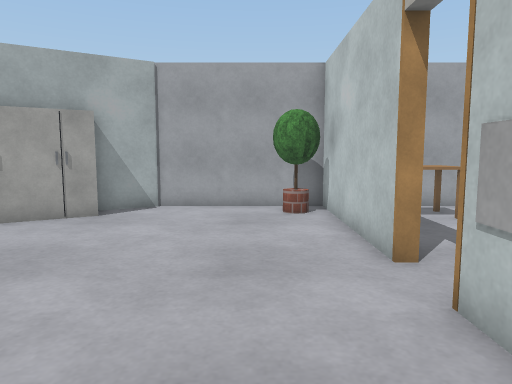
[1] (above)

21 first-person views from a walk through a Webots world. The camera is 0.9 m above the floor, tilts 6° down and sees 70° across. The floor is counted in squares, 0.5 m on a side. Each view is taken from the middle of a square. On the plan, view 1 faces up. The plan holds only what a view shows up to about 18 squares ahead; the rest is blank. The robots in the file are not drawn. Simple shapes and patterns stand in for the simulator's stock objects. Door leaves are left out.

[2]
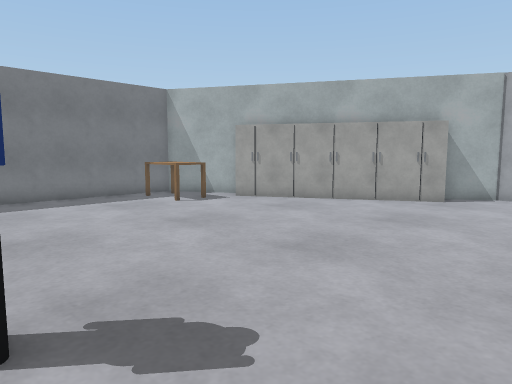

[3]
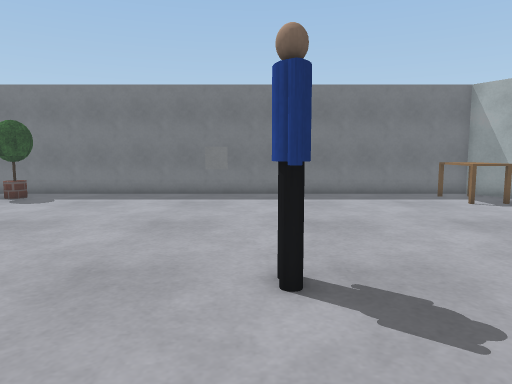

[4]
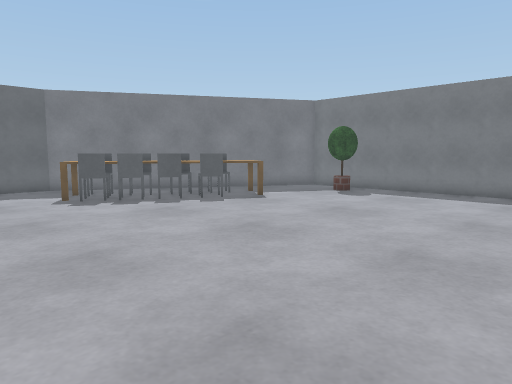

[5]
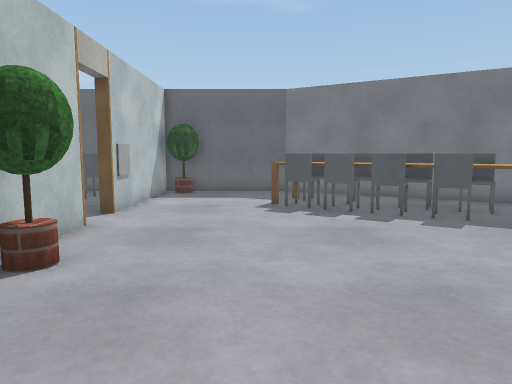

[6]
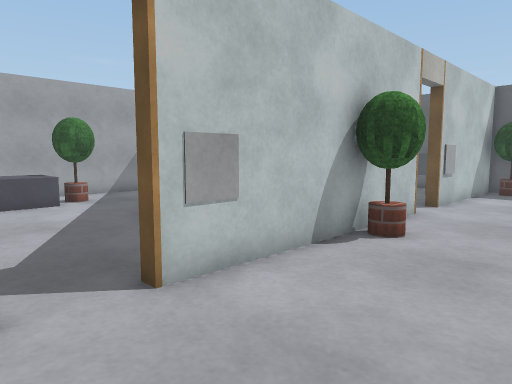

[7]
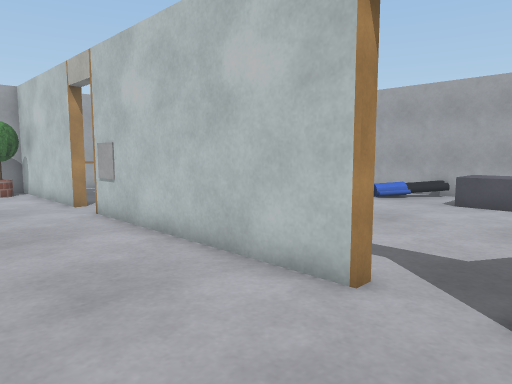

[8]
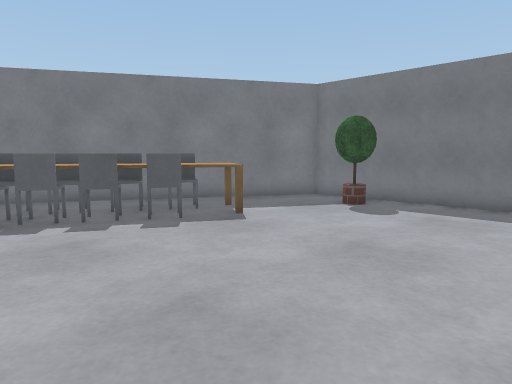

[9]
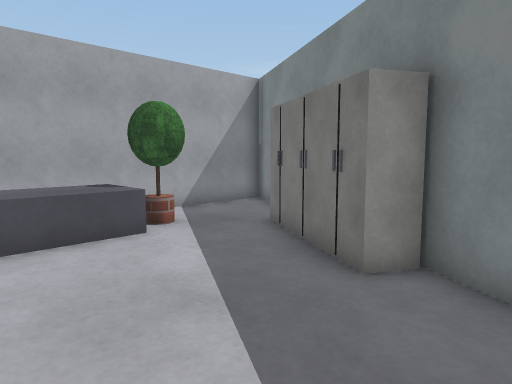

[10]
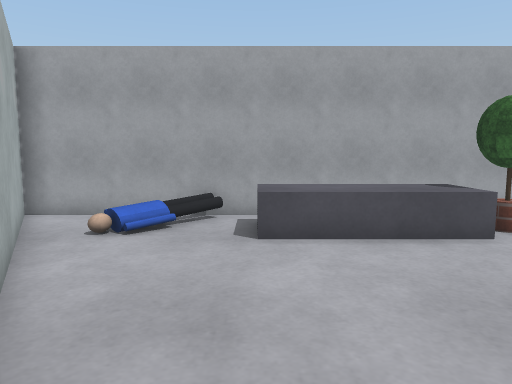

[11]
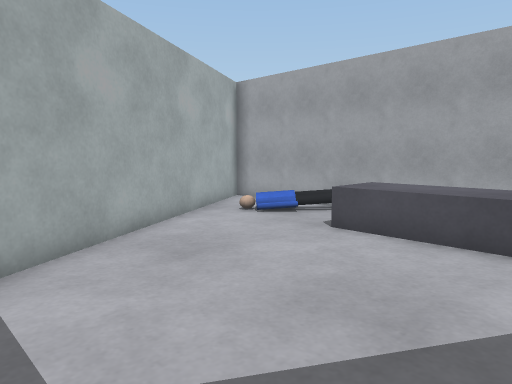

[12]
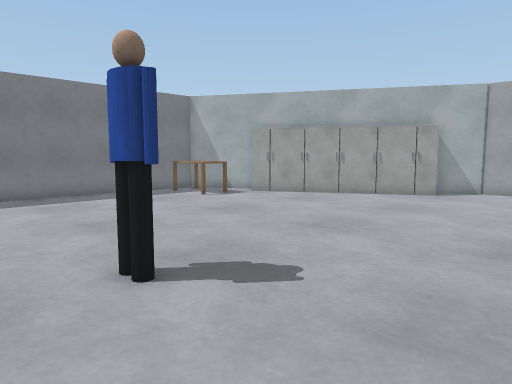

[13]
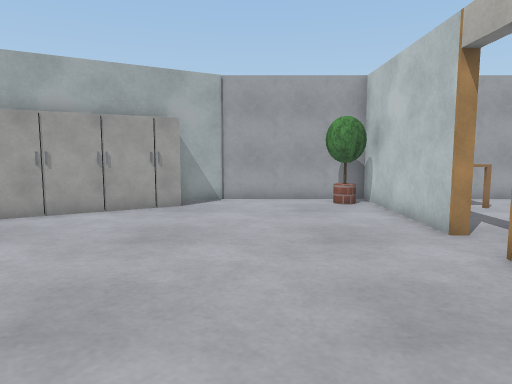

[14]
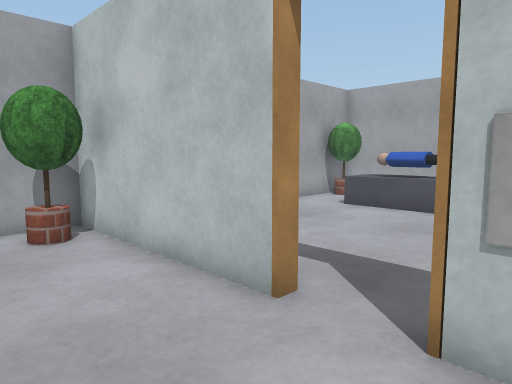

[15]
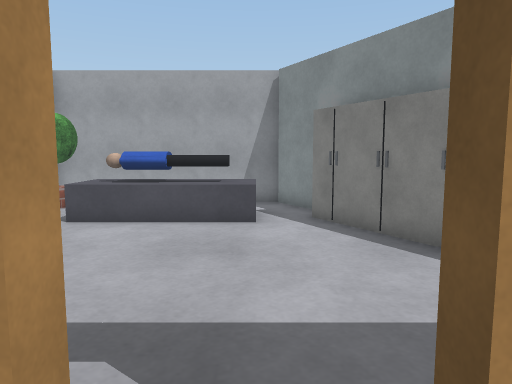

[16]
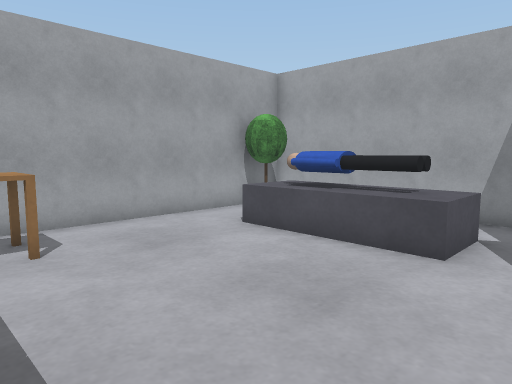

[17]
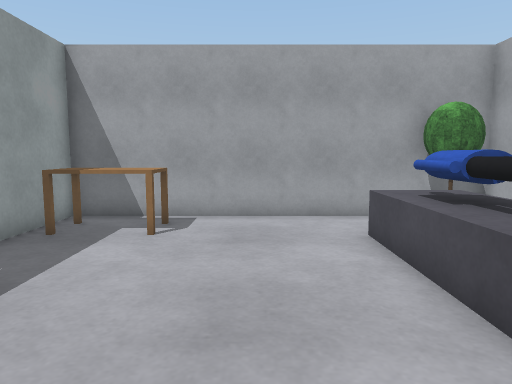

[18]
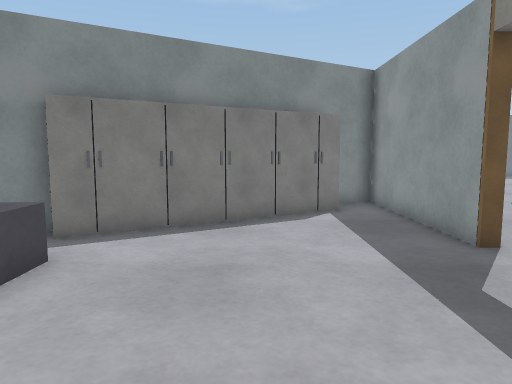

[19]
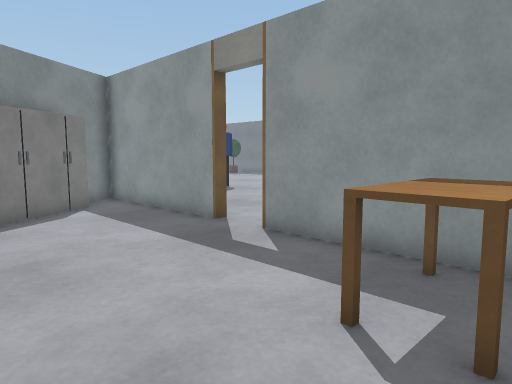

[20]
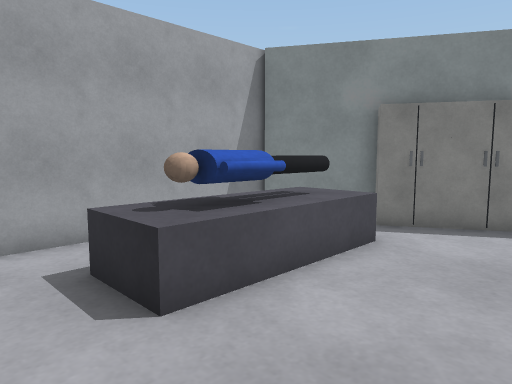

[21]
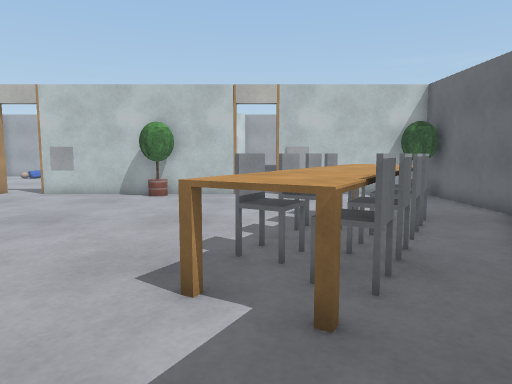

### Floor plan
Key: @ floor where view 1 was taken; # wall or solid block; . floor; D open door; T potted tree; C cabinet; E desk; B grey box; P person; A table; H chair.
Columns run from 16 left of view 1 to 15 right of it. Each row starts with its distance up from view 1.
 13             ####################
 12           ###....T#..........TT#
 11         ###C.....TTEEE.......T.#
 10       ###CCC.......#EE.....BB..#
  9      ##CCC.........#.......PP .#
  8    ###CC...........#.......P   #
  7   ##CC.............#.......PP  #
  6 ###...............DD.......PP  #
  5 #.EEE.............DD.......BB..#
  4 #.EEE.............DD..........##
  3 #.................B#.......C####
  2 #..................#.....####..#
  1 #..................#...####....#
  0 #...............@..#.C###....P.#
 -1 #..................#.C#......PP#
 -2 #..................###........P#
 -3 #..................#........BB.#
 -4 #...........P......#........BB #
 -5 #.................DD........BB #
 -6 #.................DD........BB #
 -7 #..................#........BB #
 -8 #..................#........TT #
 -9 #..................###.C....TT.#
-10 #..................# ##CCC.....#
-11 #.................T     #CC....#
-12 #................TT      ##....#
-13 #.T................#       ##..#
-14 #.TT...............#        ####
-15 #......A..........DD          ##
-16 #.....AAHH........DD
-17 ##....AAAAHH......DD
-18  ###...HHAAHH.....B#.
-19    ###...HHAAH.....#.
-20      ###...HH .....#.
-21        ##...A......#HH
-22         ###......T.#
-23           ###....TT
-24             #######

Positions as (right, up) in squares from view 1, and headings:
1: (0, 0), facing up
2: (0, -4), facing up-left
3: (1, -4), facing left
4: (2, -4), facing down-left
5: (-2, -6), facing down
6: (-2, -4), facing down-right
7: (-2, -7), facing up-right
8: (-2, -7), facing down-left
9: (4, -4), facing down-right
10: (4, -3), facing right
11: (4, -8), facing up-right
12: (1, -6), facing up-left
13: (-2, -2), facing up
14: (-1, 3), facing up-right
15: (1, 5), facing right
16: (4, 3), facing up-right
17: (8, 2), facing up
18: (7, 11), facing down
19: (9, 12), facing down-left
20: (7, 12), facing down-right
21: (-14, -16), facing right
